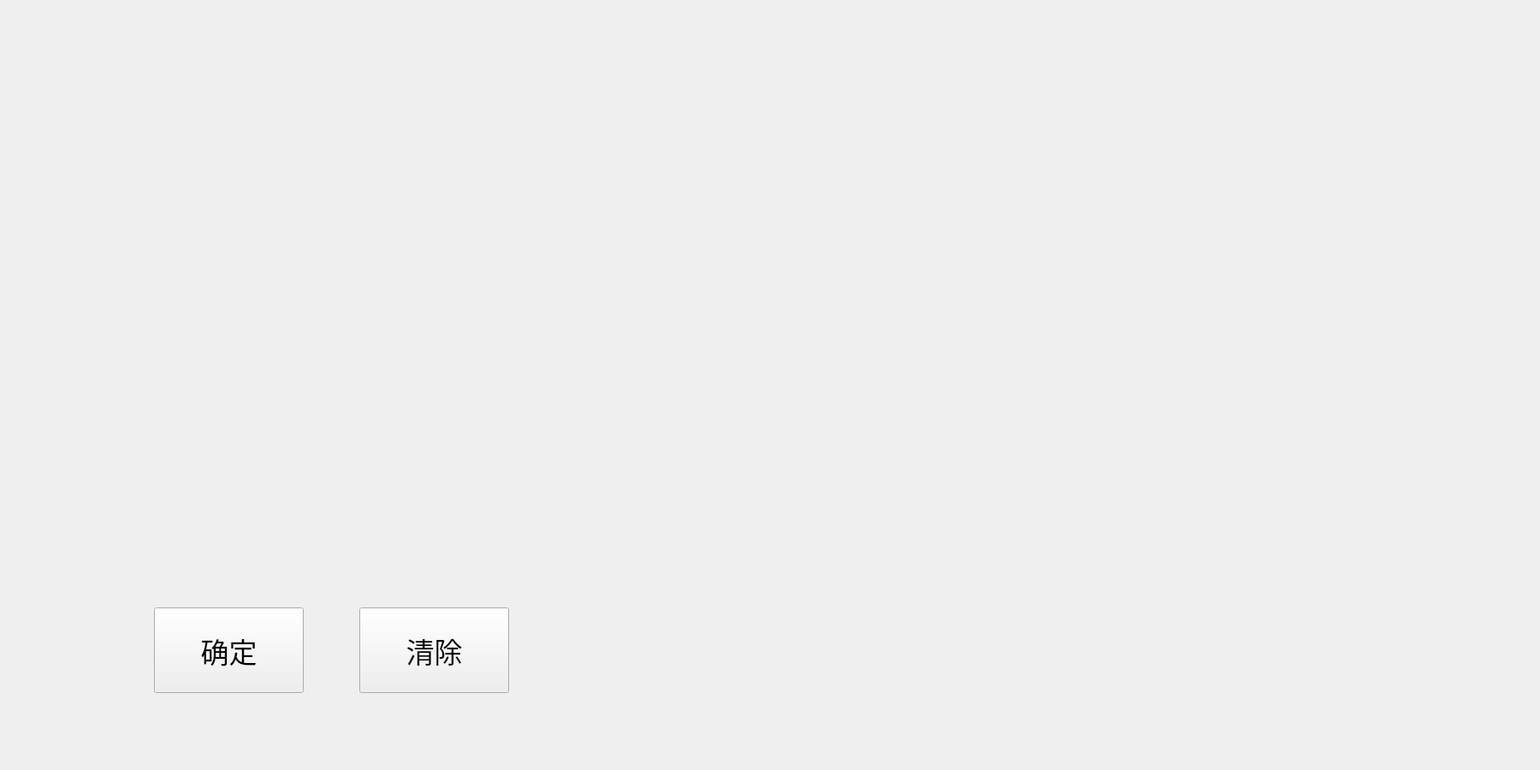
<?xml version="1.0" encoding="UTF-8"?>
<ui version="4.0">
 <class>Widget</class>
 <widget class="QWidget" name="Widget">
  <property name="geometry">
   <rect>
    <x>0</x>
    <y>0</y>
    <width>1800</width>
    <height>900</height>
   </rect>
  </property>
  <property name="windowTitle">
   <string>Widget</string>
  </property>
  <widget class="QPushButton" name="pushButton">
   <property name="geometry">
    <rect>
     <x>180</x>
     <y>710</y>
     <width>175</width>
     <height>100</height>
    </rect>
   </property>
   <property name="font">
    <font>
     <pointsize>25</pointsize>
    </font>
   </property>
   <property name="focusPolicy">
    <enum>Qt::StrongFocus</enum>
   </property>
   <property name="text">
    <string>确定</string>
   </property>
   <property name="autoExclusive">
    <bool>true</bool>
   </property>
   <property name="flat">
    <bool>false</bool>
   </property>
  </widget>
  <widget class="QPushButton" name="pushButton_2">
   <property name="geometry">
    <rect>
     <x>420</x>
     <y>710</y>
     <width>175</width>
     <height>100</height>
    </rect>
   </property>
   <property name="font">
    <font>
     <pointsize>25</pointsize>
    </font>
   </property>
   <property name="text">
    <string>清除</string>
   </property>
   <property name="autoExclusive">
    <bool>true</bool>
   </property>
   <property name="flat">
    <bool>false</bool>
   </property>
  </widget>
  <zorder>pushButton_2</zorder>
  <zorder>pushButton</zorder>
 </widget>
 <resources/>
 <connections/>
</ui>
